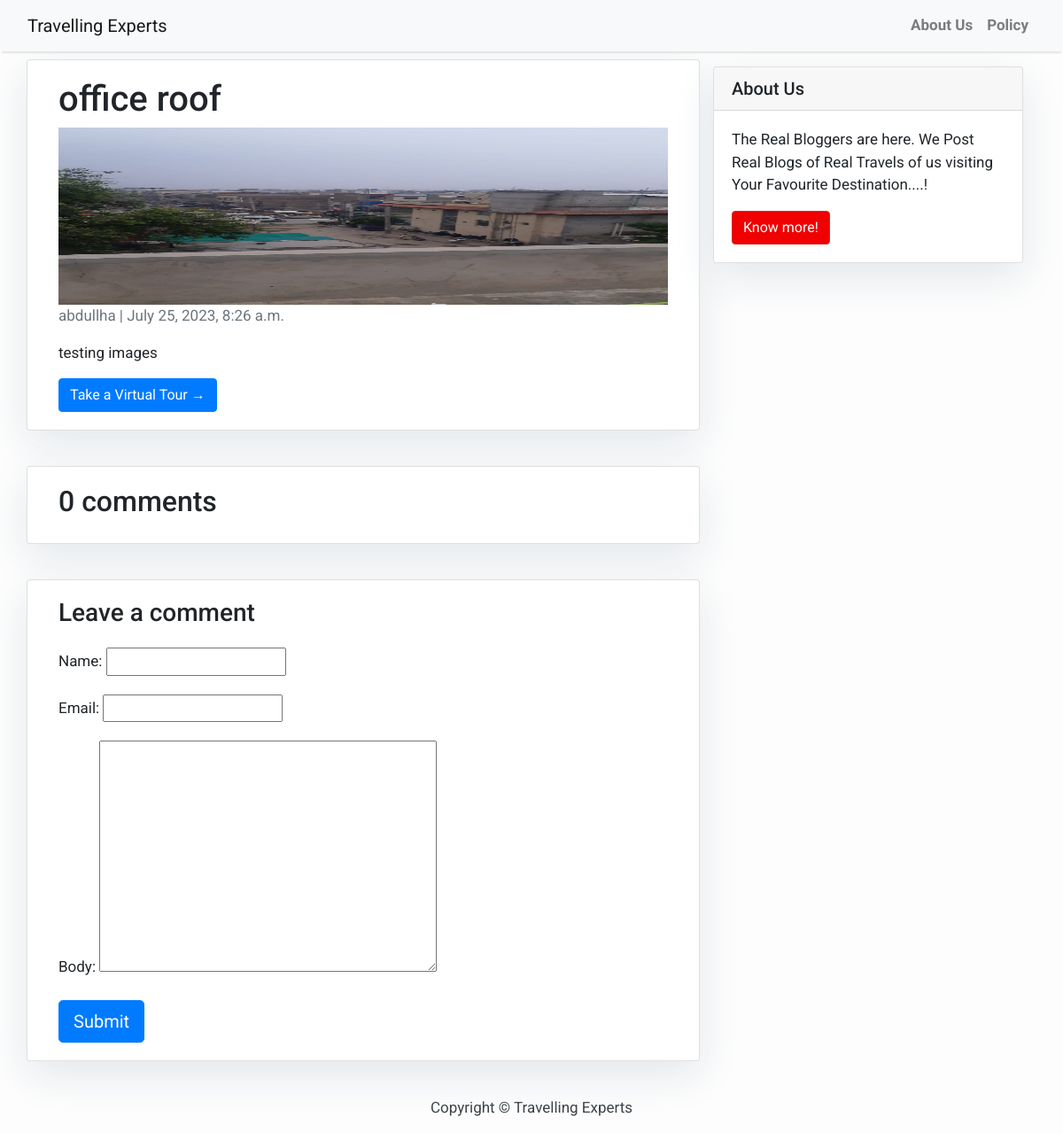
/p/office-roof/, run on the app's committed database.
### travel/models.py (models this page shows, shortened)
class Post(models.Model):
    title = models.CharField(max_length=200, unique=True)
    slug = models.SlugField(max_length=200, unique=True)
    author = models.ForeignKey(User, on_delete= models.CASCADE,related_name='blog_posts')
    updated_on = models.DateTimeField(auto_now= True)
    content = models.TextField()
    img = models.ImageField(upload_to='images/', blank=True)
    virtualtour= models.FileField(upload_to='images/', blank=True)
    created_on = models.DateTimeField(auto_now_add=True)
    status = models.IntegerField(choices=STATUS, default=0)
    class Meta:
        ordering = ['-created_on']

### travel/views.py (the view)
# urls.py: path('p/<slug:slug>/', views.PostDetails, name='post'),
def PostDetails(request, slug):
    template_name = 'post.html'
    post = get_object_or_404(Post, slug=slug)
    comments = post.comments.filter(active=True)
    new_comment = None
    if request.method == 'POST':
        comment_form = CommentForm(data=request.POST)
        if comment_form.is_valid():
            new_comment = comment_form.save(commit=False)
            new_comment.post = post
            new_comment.save()
    else:
        comment_form = CommentForm()
    return render(request, template_name, {'post': post, 'comments': comments, 'new_comment': new_comment, 'comment_form': comment_form})

### travel/views.py
class CommentForm(forms.ModelForm):
    class Meta:
        model = Comment
        fields = ('name', 'email', 'body')

### travel/templates/post.html (shortened to what this page needs)
{% extends 'layout.html' %} {% block content %}
<div class="container">
  <div class="row">
    <div class="col-md-8 card mb-4  mt-3 left  top">
      <div class="card-body">
        <h1>{% block title %} {{ post.title }} {% endblock title %}</h1>
        <img src="{{ post.img.url }}" class="img-responsive" style="width:100%;height:200px;" alt="">
        <p class=" text-muted">{{ post.author }} | {{ post.created_on }}</p>
        <p class="card-text ">{{ post.content | safe }}</p>
        <a href="{% url 'VirtualTour' post.slug  %}" class="btn btn-primary">Take a Virtual Tour &rarr;</a>
      </div>
    </div>
    {% block sidebar %} {% include 'sidebar.html' %} {% endblock sidebar %}
    <div class="col-md-8 card mb-4  mt-3 ">
      <div class="card-body">
        <h2>{{ comments.count }} comments</h2>
      </div>
    </div>
    <div class="col-md-8 card mb-4  mt-3 ">
      <div class="card-body">
        {% if new_comment %}
        <div class="alert alert-success" role="alert">
          Your comment is awaiting moderation
        </div>
        {% else %}
        <h3>Leave a comment</h3>
        <form method="post" style="margin-top: 1.3em;">
          {{ comment_form.as_p }}
          <button type="submit" class="btn btn-primary  btn-lg">Submit</button>
        </form>
        {% endif %}
      </div>
    </div>
  </div>
</div>
{% endblock content %}

### travel/templates/layout.html (style rules this page uses)
body { font-family: "Roboto", sans-serif; font-size: 17px; background-color: #fdfdfd; }

### travel/templates/sidebar.html (style rules this page uses)
.card { box-shadow: 0 16px 48px #E3E7EB; }

### data on the page
Post: title "office roof", img (picture), author "abdullha", created_on "July 25, 2023, 8:26 a.m.", content "testing images"

### other printed values
{{ comments.count }} "0"
